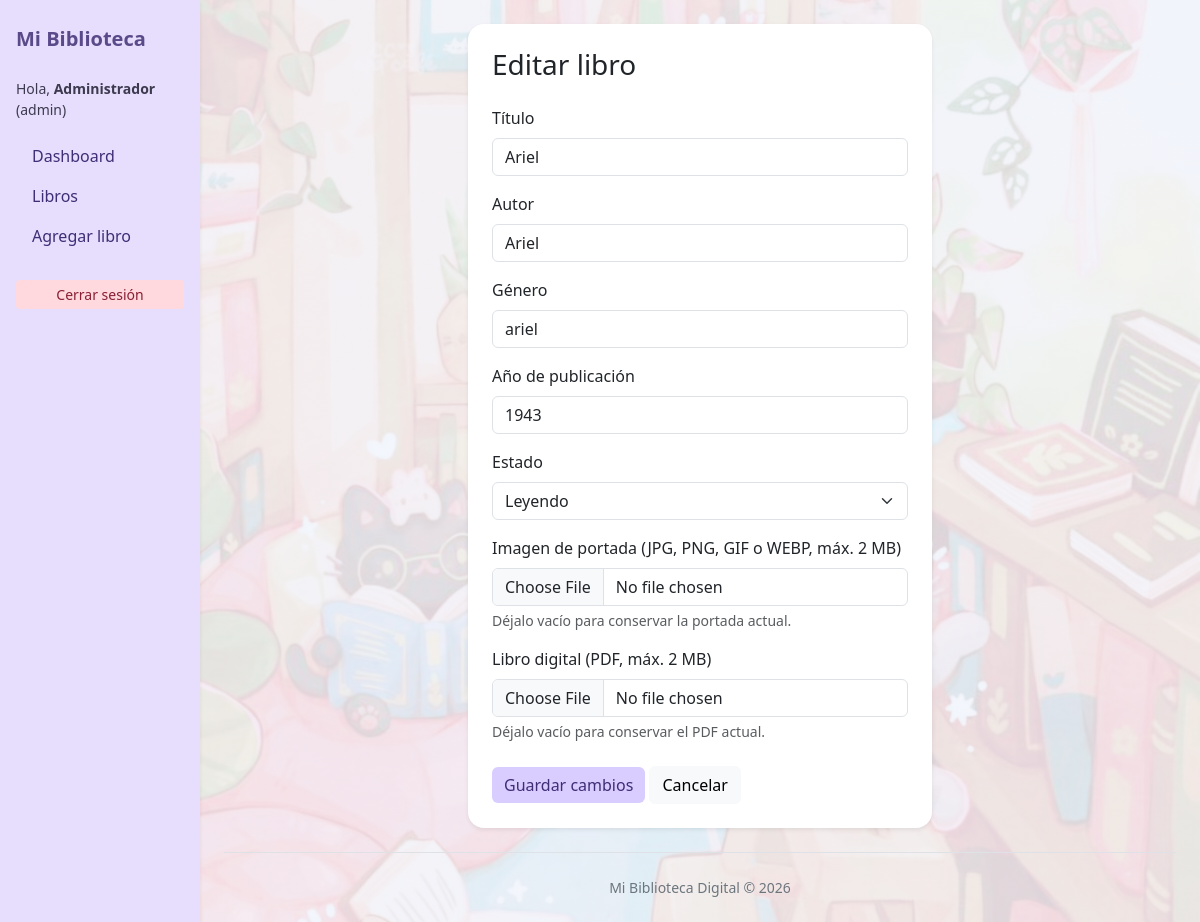
The page /libro_editar.php?id=2 (signed in) on the database its author committed.
### tables this page shows
CREATE TABLE libros (
     
    id_libro    INT AUTO_INCREMENT PRIMARY KEY,
    titulo      VARCHAR(200) NOT NULL,
    autor       VARCHAR(150) NOT NULL,
    genero      VARCHAR(100) NOT NULL,
     
    anio        INT NOT NULL,
     
    estado      ENUM('Pendiente', 'Leyendo', 'Terminado') NOT NULL DEFAULT 'Pendiente',
     
    imagen      VARCHAR(255) NOT NULL DEFAULT '',
     
    archivo_pdf VARCHAR(255) NOT NULL DEFAULT '',
     
    activo      TINYINT(1) NOT NULL DEFAULT 1,
     
    id_usuario  INT NOT NULL,

     
     
     
    CONSTRAINT fk_libros_usuarios
        FOREIGN KEY (id_usuario) REFERENCES usuarios(id_usuario)
        ON DELETE CASCADE
);

### libro_editar.php (the view, shortened to what this page needs)
<?php
require "config/conexion.php";
$id_libro = (int) ($_GET["id"] ?? 0);
if ($_SESSION["rol"] == "admin") {
    $sql  = "SELECT * FROM libros WHERE id_libro = :id_libro AND activo = 1";
    $stmt = $pdo->prepare($sql);
    $stmt->execute(["id_libro" => $id_libro]);
} else {
    $sql  = "SELECT * FROM libros WHERE id_libro = :id_libro AND id_usuario = :id_usuario AND activo = 1";
    $stmt = $pdo->prepare($sql);
    $stmt->execute(["id_libro" => $id_libro, "id_usuario" => $_SESSION["id_usuario"]]);
}
$libro = $stmt->fetch();
require "includes/header.php";
?>
<div class="row justify-content-center">
    <div class="col-12 col-md-8 col-lg-6">
        <div class="card shadow-sm">
            <div class="card-body p-4">
                <h1 class="h3 mb-4">Editar libro</h1>
                <form action="libro_editar.php?id=<?= htmlspecialchars($id_libro) ?>" method="post" enctype="multipart/form-data">
                    <div class="mb-3">
                        <label for="titulo" class="form-label">Título</label>
                        <input type="text" name="titulo" id="titulo" class="form-control" maxlength="200" required
                               value="<?= htmlspecialchars($libro["titulo"]) ?>">
                    </div>
                    <div class="mb-3">
                        <label for="autor" class="form-label">Autor</label>
                        <input type="text" name="autor" id="autor" class="form-control" maxlength="150" required
                               value="<?= htmlspecialchars($libro["autor"]) ?>">
                    </div>
                    <div class="mb-3">
                        <label for="genero" class="form-label">Género</label>
                        <input type="text" name="genero" id="genero" class="form-control" maxlength="100" required
                               value="<?= htmlspecialchars($libro["genero"]) ?>">
                    </div>
                    <div class="mb-3">
                        <label for="anio" class="form-label">Año de publicación</label>
                        <input type="number" name="anio" id="anio" class="form-control" min="1" max="<?= date("Y") ?>" required
                               value="<?= htmlspecialchars($libro["anio"]) ?>">
                    </div>
                    <div class="mb-3">
                        <label for="estado" class="form-label">Estado</label>
                        <select name="estado" id="estado" class="form-select">
                            <?php foreach (["Pendiente", "Leyendo", "Terminado"] as $opcion): ?>
                                <option value="<?= $opcion ?>" <?php if ($opcion == $libro["estado"]) echo "selected"; ?>>
                                    <?= $opcion ?>
                                </option>
                            <?php endforeach; ?>
                        </select>
                    </div>
                    <div class="mb-3">
                        <label for="imagen" class="form-label">Imagen de portada (JPG, PNG, GIF o WEBP, máx. 2 MB)</label>
                        <input type="file" name="imagen" id="imagen" class="form-control" accept="image/*">
                        <div class="form-text">Déjalo vacío para conservar la portada actual.</div>
                    </div>
                    <div class="mb-4">
                        <label for="archivo_pdf" class="form-label">Libro digital (PDF, máx. 2 MB)</label>
                        <input type="file" name="archivo_pdf" id="archivo_pdf" class="form-control" accept=".pdf">
                        <div class="form-text">Déjalo vacío para conservar el PDF actual.</div>
                    </div>
                    <button type="submit" class="btn btn-lila">Guardar cambios</button>
                    <a href="libros.php" class="btn btn-light">Cancelar</a>
                </form>
            </div>
        </div>
    </div>
</div>
<?php require "includes/footer.php"; ?>

### css/estilos.css (style rules this page uses)
body { background-color: #f8f7fc; color: #3d3a4f; background-image: linear-gradient(rgba(248, 247, 252, 0.85), rgba(248, 247, 252, 0.85)), url("../img/fondo.jpeg"); background-size: cover; background-position: center; background-repeat: no-repeat; background-attachment: fixed; }
h1 { color: #5a4a8a; }
.btn-lila { background-color: #d9ccff; color: #3f2d76; border: none; }
.card { border: none; border-radius: 1rem; }

### rows shown on the page
libros: titulo "Ariel", autor "Ariel", genero "ariel", anio "1943", estado "Leyendo"

### other values the page prints
$_SESSION["nombre"] "Administrador"
$_SESSION["rol"] "admin"
